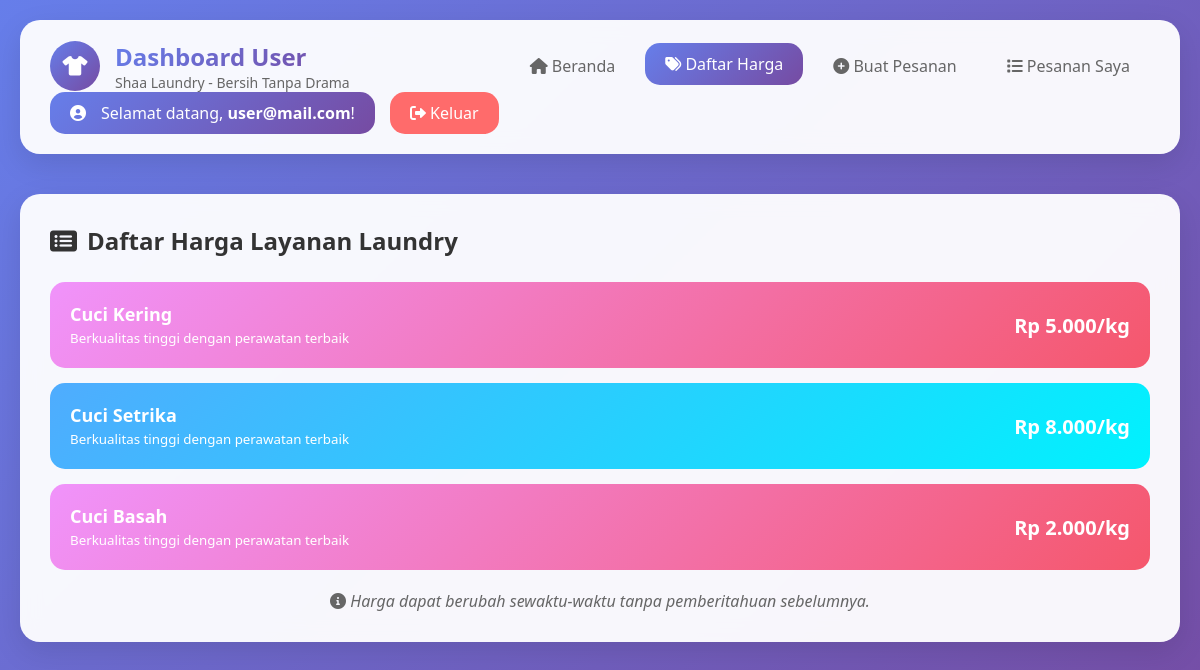
The page /user/dashboard_user.php?page=price_list (signed in) on the database its author committed.
### tables this page shows
CREATE TABLE `services` (
  `id` int(11) NOT NULL,
  `name` varchar(100) NOT NULL,
  `price` decimal(10,2) NOT NULL
);

### user/dashboard_user.php (the view, shortened to what this page needs)
<?php
require '../config.php';
$username = $_SESSION['username'];
$user_id = $_SESSION['user_id'];
$services = $conn->query("SELECT id, name, price FROM services");
$stats_query = $conn->prepare("SELECT
    COUNT(*) as total_orders,
    SUM(CASE WHEN status = 'proses' THEN 1 ELSE 0 END) as proses_orders,
    SUM(CASE WHEN status = 'selesai' THEN 1 ELSE 0 END) as selesai_orders,
    SUM(CASE WHEN status = 'diambil' THEN 1 ELSE 0 END) as diambil_orders,
    SUM(total_price) as total_spent
    FROM orders WHERE user_id = ?");
$stats_query->bind_param("i", $user_id);
$stats_query->execute();
$stats = $stats_query->get_result()->fetch_assoc();
$page = isset($_GET['page']) ? $_GET['page'] : 'dashboard';
?>
<!DOCTYPE html>
<html lang="id">
<head>
    <link href="https://cdnjs.cloudflare.com/ajax/libs/font-awesome/6.0.0/css/all.min.css" rel="stylesheet">
    <link rel="stylesheet" href="../css/user.css">
</head>
<body>
    <header class="header">
        <div class="brand">
            <div class="brand-icon">
                <i class="fas fa-tshirt"></i>
            </div>
            <div class="brand-text">
                <h1>Dashboard User</h1>
                <p>Shaa Laundry - Bersih Tanpa Drama</p>
            </div>
        </div>
        <nav class="nav-menu">
            <a href="?page=dashboard" class="<?= $page === 'dashboard' ? 'active' : '' ?>">
                <i class="fas fa-home"></i> Beranda
            </a>
            <a href="?page=price_list" class="<?= $page === 'price_list' ? 'active' : '' ?>">
                <i class="fas fa-tags"></i> Daftar Harga
            </a>
            <a href="?page=order" class="<?= $page === 'order' ? 'active' : '' ?>">
                <i class="fas fa-plus-circle"></i> Buat Pesanan
            </a>
            <a href="?page=my_orders" class="<?= $page === 'my_orders' ? 'active' : '' ?>">
                <i class="fas fa-list"></i> Pesanan Saya
            </a>
        </nav>
        <div style="display: flex; align-items: center; gap: 15px;">
            <div class="user-info">
                <i class="fas fa-user-circle"></i>
                <span>Selamat datang, <strong><?php echo htmlspecialchars($username); ?></strong>!</span>
            </div>
            <a href="../logout.php" class="logout-btn" onclick="return confirm('Apakah Anda yakin ingin keluar?')">
                <i class="fas fa-sign-out-alt"></i> Keluar
            </a>
        </div>
    </header>
    <main class="main-content">
        <?php if ($page === 'dashboard') { ?>
            <div class="welcome-card">
                <h2><i class="fas fa-hand-wave" style="color: #667eea;"></i> Selamat datang, <?php echo htmlspecialchars($username); ?>!</h2>
                <p>Nikmati layanan laundry terbaik dengan kemudahan dan kenyamanan maksimal</p>
            </div>
            <div class="stats-grid">
                <div class="stat-card">
                    <div class="stat-icon"><i class="fas fa-shopping-cart"></i></div>
                    <div class="stat-number"><?= $stats['total_orders'] ?></div>
                    <div class="stat-label">Total Pesanan</div>
                </div>
                <div class="stat-card">
                    <div class="stat-icon"><i class="fas fa-clock"></i></div>
                    <div class="stat-number"><?= $stats['proses_orders'] ?></div>
                    <div class="stat-label">Sedang Proses</div>
                </div>
                <div class="stat-card">
                    <div class="stat-icon"><i class="fas fa-check-circle"></i></div>
                    <div class="stat-number"><?= $stats['selesai_orders'] ?></div>
                    <div class="stat-label">Selesai</div>
                </div>
                <div class="stat-card">
                    <div class="stat-icon"><i class="fas fa-handshake"></i></div>
                    <div class="stat-number"><?= $stats['diambil_orders'] ?></div>
                    <div class="stat-label">Sudah Diambil</div>
                </div>
                <div class="stat-card">
                    <div class="stat-icon"><i class="fas fa-money-bill-wave"></i></div>
                    <div class="stat-number">Rp <?= number_format($stats['total_spent'] ?: 0, 0, ',', '.') ?></div>
                    <div class="stat-label">Total Pengeluaran</div>
                </div>
            </div>
            <div class="content-card">
                <h2><i class="fas fa-tags"></i> Layanan & Harga Kami</h2>
                <div class="price-list">
                    <?php
                    $services->data_seek(0);
                    while ($row = $services->fetch_assoc()) { ?>
                        <div class="price-item">
                            <div>
                                <div class="service-name"><?= htmlspecialchars($row['name']) ?></div>
                                <small>Per kilogram</small>
                            </div>
                            <div class="service-price">Rp <?= number_format($row['price'], 0, ',', '.') ?></div>
                        </div>
                    <?php } ?>
                </div>
            </div>
        <?php } elseif ($page === 'price_list') { ?>
            <div class="content-card">
                <h2><i class="fas fa-list-alt"></i> Daftar Harga Layanan Laundry</h2>
                <div class="price-list">
                    <?php
                    $services->data_seek(0);
                    while ($row = $services->fetch_assoc()) { ?>
                        <div class="price-item">
                            <div>
                                <div class="service-name"><?= htmlspecialchars($row['name']) ?></div>
                                <small>Berkualitas tinggi dengan perawatan terbaik</small>
                            </div>
                            <div class="service-price">Rp <?= number_format($row['price'], 0, ',', '.') ?>/kg</div>
                        </div>
                    <?php } ?>
                </div>
                <p style="margin-top: 20px; text-align: center; color: #666; font-style: italic;">
                    <i class="fas fa-info-circle"></i> Harga dapat berubah sewaktu-waktu tanpa pemberitahuan sebelumnya.
                </p>
            </div>
        <?php } ?>
    </main>
</body>
</html>

### css/user.css (style rules this page uses)
* { margin: 0; padding: 0; box-sizing: border-box; }
body { font-family: 'Segoe UI', Tahoma, Geneva, Verdana, sans-serif; background: linear-gradient(135deg, #667eea 0%, #764ba2 100%); min-height: 100vh; color: #333; }
.header { background: rgba(255, 255, 255, 0.95); backdrop-filter: blur(10px); border-radius: 20px; margin: 20px; padding: 20px 30px; box-shadow: 0 10px 30px rgba(0,0,0,0.1); display: flex; justify-content: space-between; align-items: center; flex-wrap: wrap; }
.brand { display: flex; align-items: center; gap: 15px; }
.brand-icon { width: 50px; height: 50px; background: linear-gradient(135deg, #667eea, #764ba2); border-radius: 50%; display: flex; align-items: center; justify-content: center; color: white; font-size: 20px; }
.brand-text h1 { font-size: 24px; background: linear-gradient(135deg, #667eea, #764ba2); -webkit-background-clip: text; -webkit-text-fill-color: transparent; margin: 0; }
.brand-text p { font-size: 14px; color: #666; margin: 0; }
.nav-menu { display: flex; gap: 10px; flex-wrap: wrap; }
.nav-menu a { padding: 10px 20px; text-decoration: none; color: #666; border-radius: 15px; transition: all 0.3s ease; font-weight: 500; }
.nav-menu a:hover, .nav-menu a.active { background: linear-gradient(135deg, #667eea, #764ba2); color: white; transform: translateY(-2px); }
.user-info { display: flex; align-items: center; gap: 15px; padding: 10px 20px; background: linear-gradient(135deg, #667eea, #764ba2); border-radius: 15px; color: white; }
.logout-btn { background: #ff6b6b; color: white !important; padding: 10px 20px; border-radius: 15px; text-decoration: none; transition: all 0.3s ease; }
.main-content { padding: 20px; }
.content-card { background: rgba(255, 255, 255, 0.95); backdrop-filter: blur(10px); border-radius: 20px; padding: 30px; box-shadow: 0 10px 30px rgba(0,0,0,0.1); }
.content-card h2 { margin-bottom: 25px; color: #333; display: flex; align-items: center; gap: 10px; }
.price-list { display: grid; gap: 15px; }
.price-item { display: flex; justify-content: space-between; align-items: center; padding: 20px; background: linear-gradient(135deg, #f093fb 0%, #f5576c 100%); border-radius: 15px; color: white; transition: transform 0.3s ease; }
.price-item:nth-child(even) { background: linear-gradient(135deg, #4facfe 0%, #00f2fe 100%); }
.service-name { font-weight: bold; font-size: 18px; }
.service-price { font-size: 20px; font-weight: bold; }

### rows shown on the page
services: name "Cuci Kering", price "5.000"
services: name "Cuci Setrika", price "8.000"
services: name "Cuci Basah", price "2.000"

### other values the page prints
$username "user@mail.com"
